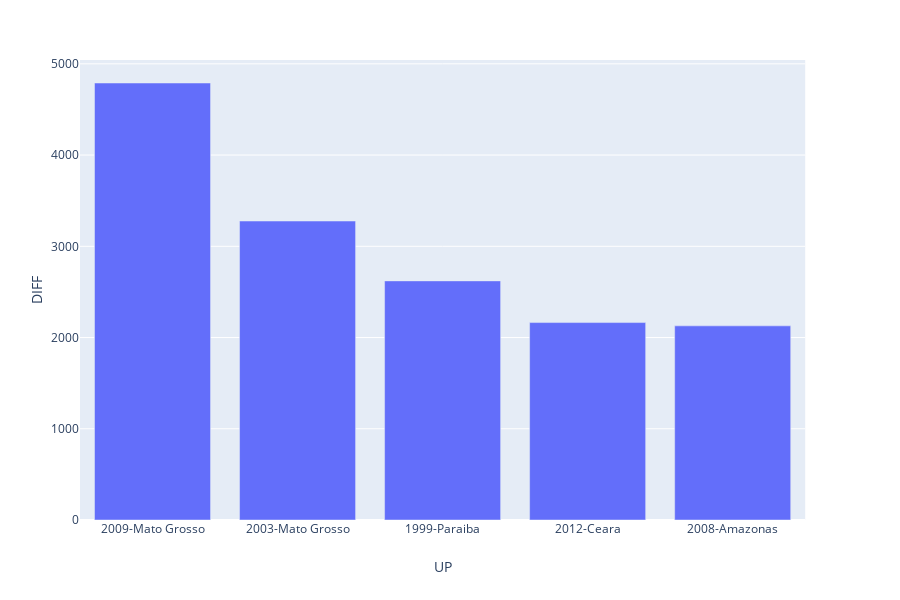

Source (notebook cell):
### Code cell
fig = px.bar(UP5, x='UP', y='DIFF')
fig.show()

### Figure 1 — Plotly figure (JSON) as saved in the notebook; plotly's stock layout.template omitted (floating-point values rounded to 4 significant figures)
{"data": [{"alignmentgroup": "True", "hoverlabel": {"namelength": 0}, "hovertemplate": "UP=%{x}<br>DIFF=%{y}", "legendgroup": "", "marker": {"color": "#636efa"}, "name": "", "offsetgroup": "", "orientation": "v", "showlegend": false, "textposition": "auto", "type": "bar", "x": ["2009-Mato Grosso", "2003-Mato Grosso", "1999-Paraiba", "2012-Ceara", "2008-Amazonas"], "xaxis": "x", "y": [4790, 3277, 2621, 2164, 2128], "yaxis": "y"}], "layout": {"barmode": "relative", "height": 600, "legend": {"tracegroupgap": 0}, "margin": {"t": 60}, "xaxis": {"anchor": "y", "domain": [0, 0.98], "title": {"text": "UP"}}, "yaxis": {"anchor": "x", "domain": [0, 1], "title": {"text": "DIFF"}}}}
